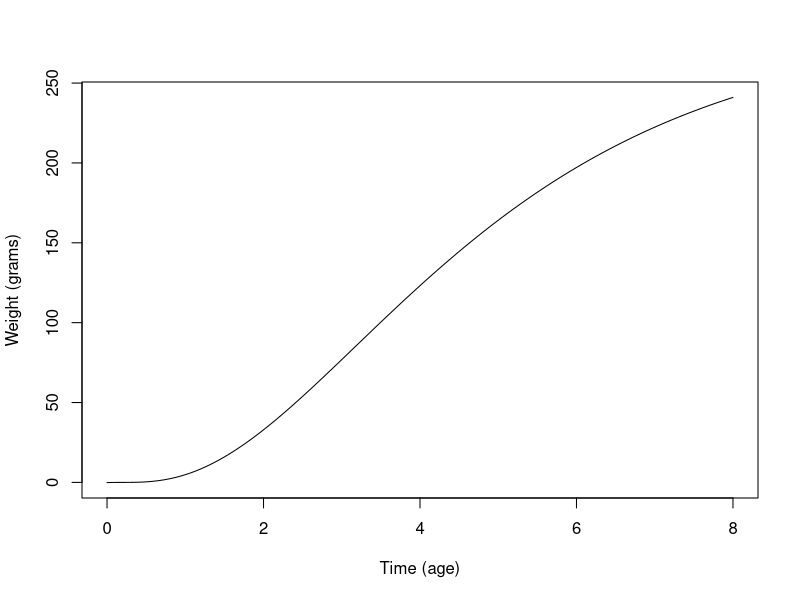

The R source for this figure:
# ---- Von_Bert ----
# first, your data
q=0.0125
L_inf=28.4
K=0.37
t_0=0.2

# Write Von-Bert Function
VonBert=function(t){
  q*(L_inf^3)*((1-exp(-K*(t-t_0)))^3)
}


W_inf=q*(L_inf^3)# Not needed for plot, just good to know what W_inf is 


# Create plot
curve(VonBert,0,8,xlab='Time (age)',ylab='Weight (grams)')

